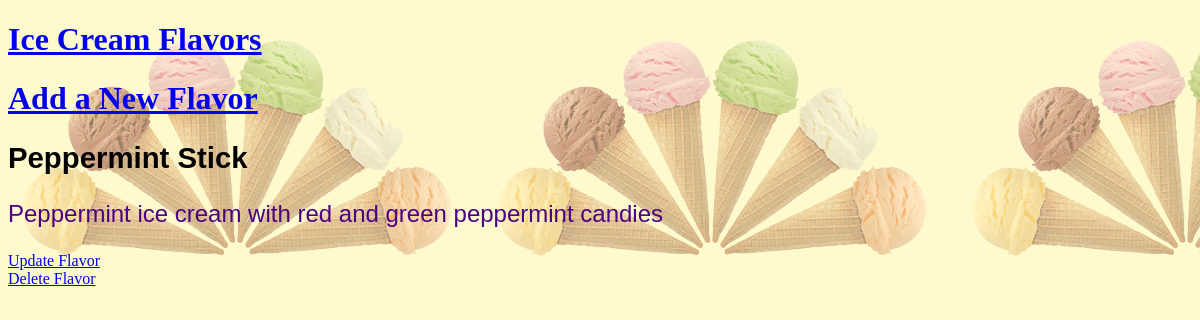
Screenshot of /icecream/4/ with the database file from the repository.
### icecream/models.py (models this page shows, shortened)
class Flavor(models.Model):
    name = models.CharField(max_length= 100)
    description = models.TextField()
    author = models.ForeignKey('auth.User', on_delete = models.CASCADE)

### icecream/views.py (the view)
# urls.py: path('icecream/<int:pk>/', FlavorDetailView.as_view(), name='flavors_details'),
class FlavorDetailView(DetailView):
    template_name = 'flavors_details.html'
    model = Flavor

### templates/flavors_details.html
{% extends 'base.html' %}
{% block content %}
<div>
  <h2>{{ flavor.name }}</h2>
  <p>{{ flavor.description }}</p>
</div>
<div><a href="{% url 'flavors_update' flavor.pk %}">Update Flavor</a>
</div>
<div><a href="{% url 'flavors_delete' flavor.pk %}">Delete Flavor</a>
</div>
{% endblock content%}

### static/base.css (style rules this page uses)
body { background-color: lemonchiffon; background-image: url("./images/icecream2.png"); }
p { font-size: 18pt; font-family: Arial, Helvetica, sans-serif; color: indigo }
h2 { font-size: 22pt; font-family: Arial, Helvetica, sans-serif; font-weight: bold; }

### rows the page displays
Flavor: name "Peppermint Stick", description "Peppermint ice cream with red and green peppermint candies"
